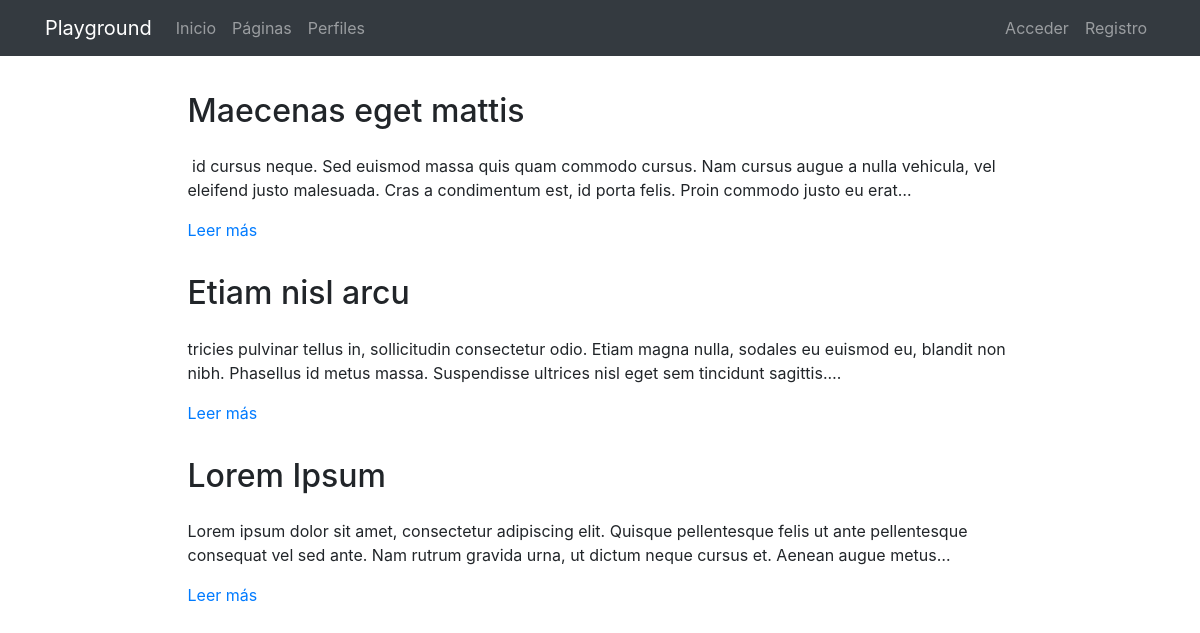
The page /pages/ on the database its author committed.
### pages/models.py (models this page shows, shortened)
class Page(models.Model):
    title = models.CharField(verbose_name="Título", max_length=200)
    content = RichTextField(verbose_name="Contenido")
    order = models.SmallIntegerField(verbose_name="Orden", default=0)
    created = models.DateTimeField(auto_now_add=True, verbose_name="Fecha de creación")
    updated = models.DateTimeField(auto_now=True, verbose_name="Fecha de edición")
    class Meta:
        verbose_name = "página"
        verbose_name_plural = "páginas"
        ordering = ['order', 'title']

### pages/views.py (the view)
# urls.py: path('', PageListView.as_view(), name='pages'),
class PageListView(ListView):
    model = Page

### pages/templates/pages/page_list.html (shortened to what this page needs)
{% extends 'core/base.html' %}
{% load static %}
{% block content %}
{% include 'pages/includes/pages_menu.html' %}
<main role="main">
  <div class="container mb-4">
    {% for page in page_list|dictsort:"id" reversed %}
      <div class="row mt-3">
        <div class="col-md-9 mx-auto">
          <h2 class="mb-4">{{page.title}}</h2>
          <div>
            <p>{{page.content|striptags|safe|truncatechars:"200"}}</p>
            <p><a href="{% url 'pages:page' page.id page.title|slugify %}">Leer más</a>
            </p>
          </div>
        </div>
      </div>
    {% endfor %}
  </div>
</main>
{% endblock %}

### core/static/core/css/main.css (style rules this page uses)
main { padding-top: 20px; }
:root { --jumbotron-padding-y: 3rem; }

### rows shown on the page
Page: title "Maecenas eget mattis", content "id cursus neque. Sed euismod massa quis quam commodo cursus. Nam cursus augue a nulla vehicula, vel eleifend justo malesuada. Cras a condimentum est, id porta felis. Proin commodo justo eu erat…"
Page: title "Etiam nisl arcu", content "tricies pulvinar tellus in, sollicitudin consectetur odio. Etiam magna nulla, sodales eu euismod eu, blandit non nibh. Phasellus id metus massa. Suspendisse ultrices nisl eget sem tincidunt sagittis.…"
Page: title "Lorem Ipsum", content "Lorem ipsum dolor sit amet, consectetur adipiscing elit. Quisque pellentesque felis ut ante pellentesque consequat vel sed ante. Nam rutrum gravida urna, ut dictum neque cursus et. Aenean augue metus…"
